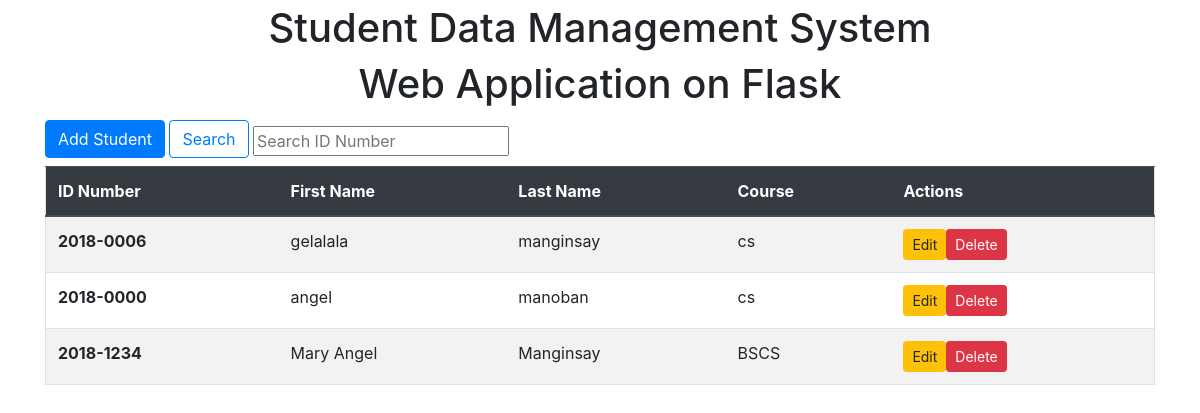
/Home, run on an earlier commit of the app's database.
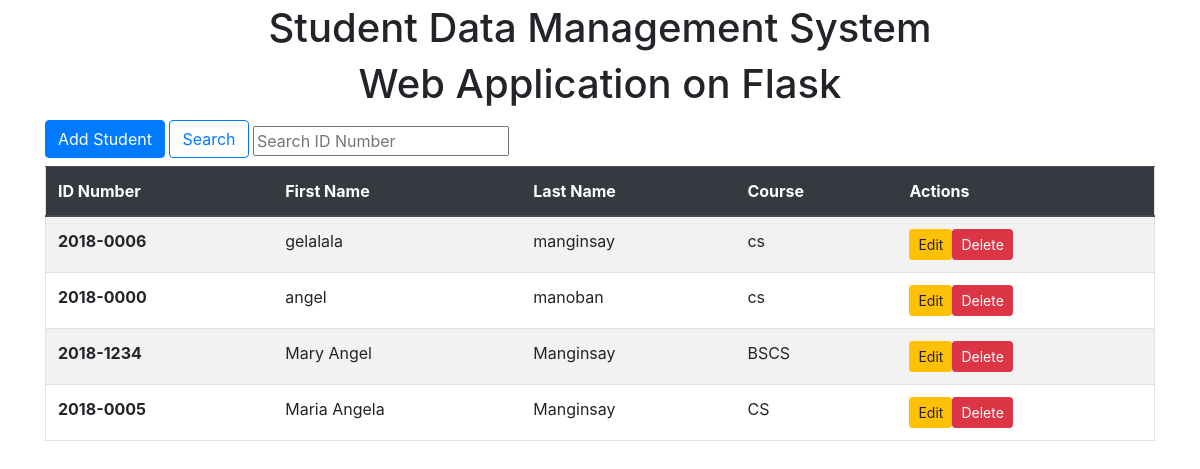
And on a later commit of the database.
### tables this page shows
CREATE TABLE student_data(id_number text primary key, first_name text, last_name text, course text);

### app/views.py (the view)
@server.route("/", methods=["GET", "POST"])
@server.route("/Home", methods=["GET", "POST"])
def Index(search_info=""):
	con = sqlite3.connect("students.db")
	cur = con.cursor()
	if search_info == "":
		cur.execute("SELECT * from student_data")
	else:
		cur.execute("SELECT * from student_data where id_number=:id", {"id": search_info})
	return render_template("index.html", student_list=cur.fetchall())

### app/templates/index.html (shortened to what this page needs)
<!DOCTYPE html>
<html>
<head>
	<link rel="stylesheet" href="https://stackpath.bootstrapcdn.com/bootstrap/4.5.2/css/bootstrap.min.css">
</head>
<body>
	<div class="row mt-1">
		<div class="col text-center">
			<h1>Student Data Management System </h1>
			<h1>Web Application on Flask</h1>
		</div>
	</div>
	<div class="row mt-1" style="height: 200px">
		<div class="col-md-12">
			<div class="container">
				<form method="POST" action="/search">
					<a href="/add" class="btn btn-primary mb-2">Add Student</a>
					<button type="submit" class="btn btn-outline-primary mb-2">Search</button>
					<input type="text" name="id_number_search" placeholder="Search ID Number">
				</form>
		<table class="table border table-striped table-hover">
		  <thead class="thead-dark">
		    <tr>
		      <th scope="col">ID Number</th>
		      <th scope="col">First Name</th>
		      <th scope="col">Last Name</th>
		      <th scope="col">Course</th>
		      <th>Actions</th>
		    </tr>
		  </thead>
		  <tbody>
		    {% for student in student_list %}
		    <tr>
		      <th scope="row">{{ student[0] }}</th>
		      <td>{{ student[1] }}</td>
		      <td>{{ student[2] }}</td>
		      <td>{{ student[3] }}</td>
		      <td>
				<a href="/edit/{{ student[0] }}/{{ student[1] }}/{{ student[2] }}/{{ student[3] }}" class="btn btn-sm btn-warning">Edit</button>
				<a href= "/delete/{{ student[0] }}" onclick="return confirm('Are You Sureto Delete?')" class="btn btn-sm btn-danger">Delete</a>
		      </td>
		    </tr>
		    {% endfor %}
		  </tbody>
		</table>
	</div>
		</div>
	</div>
</body>
</html>

What changed in the data, as far as the page shows it:
added student_data: id_number "2018-0005", first_name "Maria Angela", last_name "Manginsay", course "CS"
